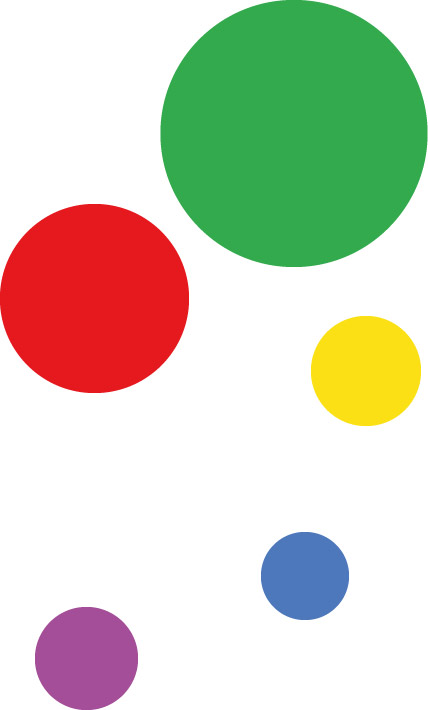
//> input picture OpencvLibro/hsvcolordetection/circulos.jpg, 428 x 710 px
$ ./main   (built with g++ and OpenCV 4)
//> lines starting //> are read from the running program, lines starting //| are printed output that depends on the picture; after the words box and inside, x2 and y2 are one past the last pixel; in counts of white or black regions, pixels touching at a corner belong together
//> further down, imagen is the input picture: 710 rows x 428 cols, CV_8UC3; mean B, G, R 189.8, 209.3, 208.7
#include <opencv2/highgui/highgui.hpp>
#include <opencv2/imgproc/imgproc.hpp>
#include <cstdio>
#include <opencv2/opencv.hpp>
using namespace cv;
using namespace std;

void detectHScolor(const Mat &image, double miniHue, double maxHue, double minSat, double maxSat, Mat & mask) {
//> called with miniHue = 0, maxHue = 75, minSat = 25, maxSat = 255
	//Convierte de BGR a HSV
	Mat hsv;
	cvtColor(image, hsv, CV_BGR2HSV);
//> hsv: 710 rows x 428 cols, CV_8UC3; mean H, S, V 38.7, 68.3, 233
	//Dividiendo en los canales, Matiz, Saturacion, Valor
	vector<Mat> channels;
	split(hsv, channels);
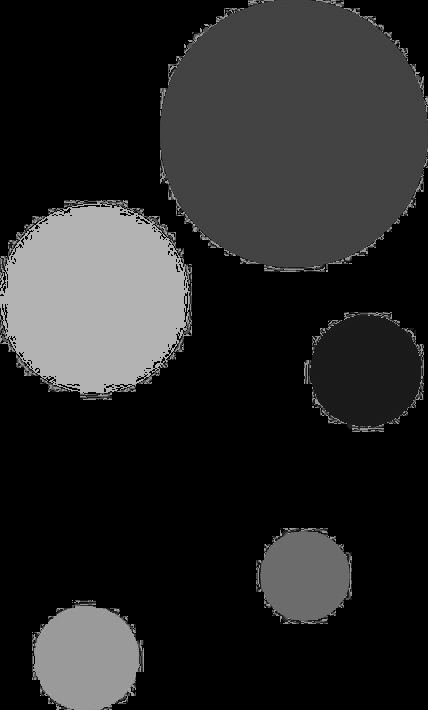
//> channels[0]: 710 rows x 428 cols, CV_8UC1; min 0, max 179, mean 38.7
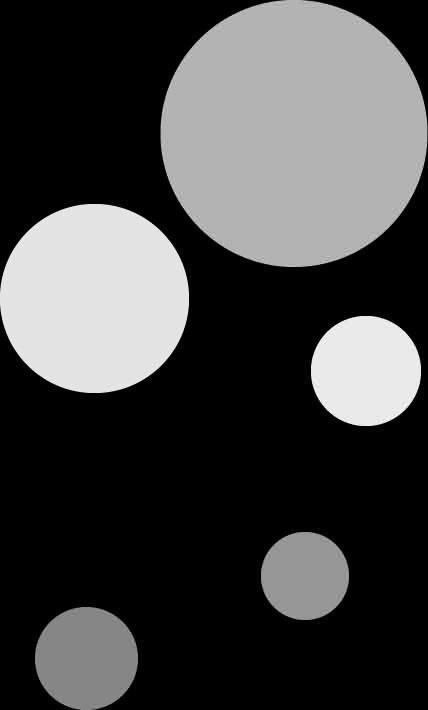
//> channels[1]: 710 rows x 428 cols, CV_8UC1; min 0, max 255, mean 68.3
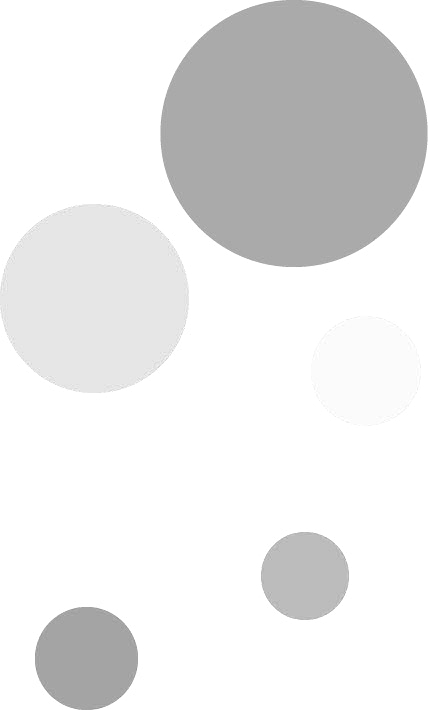
//> channels[2]: 710 rows x 428 cols, CV_8UC1; min 139, max 255, mean 233
	//Mascara de Matiz
	Mat mask1;
	threshold(channels[0], mask1, maxHue, 255, CV_THRESH_BINARY_INV);
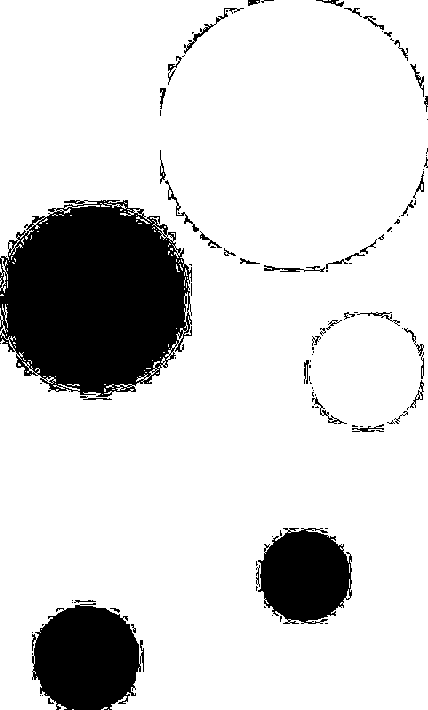
//> mask1: 710 rows x 428 cols, CV_8UC1; 84.3% white; 109 black regions (67 under 20 px), largest, box (x1, y1, x2, y2) and area: (0, 200, 192, 397) 28754, (32, 603, 144, 710) 9182, (258, 528, 352, 624) 6834
	Mat mask2;
	threshold(channels[0], mask2, miniHue, 255, CV_THRESH_BINARY);
//> mask2: 710 rows x 428 cols, CV_8UC1; 38.9% white; 10 white regions (5 under 20 px), largest, box (x1, y1, x2, y2) and area: (160, 0, 428, 272) 59500, (0, 200, 192, 400) 30093, (304, 312, 424, 432) 11330, (32, 600, 144, 710) 9737, (256, 528, 352, 624) 7463
	Mat hueMask;
	if (miniHue < maxHue)
		hueMask = mask1 & mask2;
//> hueMask: 710 rows x 428 cols, CV_8UC1; 23.2% white; 384 white regions (350 under 20 px), largest, box (x1, y1, x2, y2) and area: (160, 0, 428, 270) 57278, (308, 312, 424, 429) 10284, (187, 273, 192, 320) 85
	else
		hueMask = mask1 | mask2;
	//Mascara de saturacion
	threshold(channels[1], mask1, maxSat, 255, THRESH_BINARY_INV);
//> mask1: 710 rows x 428 cols, CV_8UC1; 15.7% of pixels changed, all inside (x1, y1, x2, y2) = (0, 0, 428, 710)
	threshold(channels[1], mask2, minSat, 255, THRESH_BINARY);
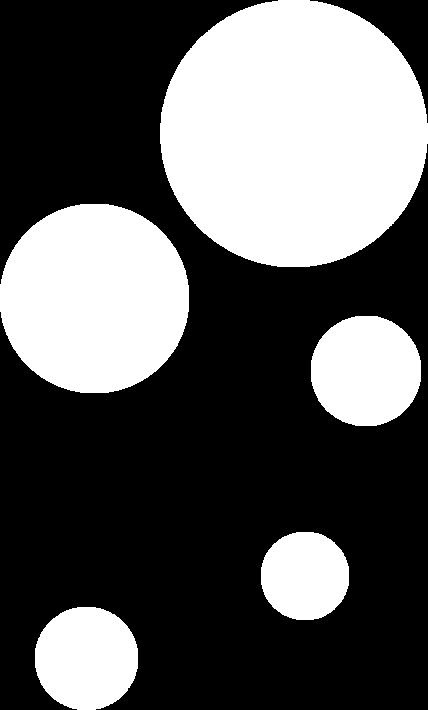
//> mask2: 710 rows x 428 cols, CV_8UC1; 35.9% white; 5 white regions, box (x1, y1, x2, y2) and area: (160, 0, 428, 267) 56459, (0, 204, 189, 393) 28389, (311, 316, 421, 426) 9689, (35, 607, 138, 710) 8481, (261, 532, 349, 620) 6219
	Mat satMask;
	satMask = mask1 & mask2;
	mask = hueMask&satMask;
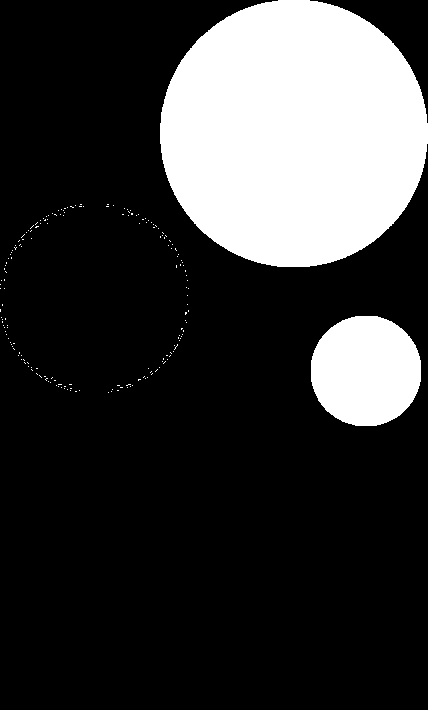
//> mask: 710 rows x 428 cols, CV_8UC1; 21.9% white; 189 white regions (187 under 20 px), largest, box (x1, y1, x2, y2) and area: (160, 0, 428, 267) 56458, (311, 316, 421, 426) 9689
}
int main(){
	char Nombre[] = "circulos.jpg";
	Mat imagen = imread(Nombre);
	if (imagen.empty()) {
		cout << "Error al cargar la imagen"<<endl;
		return -1;
	}
	namedWindow("Sophie", WINDOW_AUTOSIZE);
	imshow("Sophie", imagen);
	Mat mask;
	detectHScolor(imagen, 0, 75, 25, 255, mask);
	Mat detected(imagen.size(), CV_8UC3, Scalar(0,0,0));
	imagen.copyTo(detected, mask);
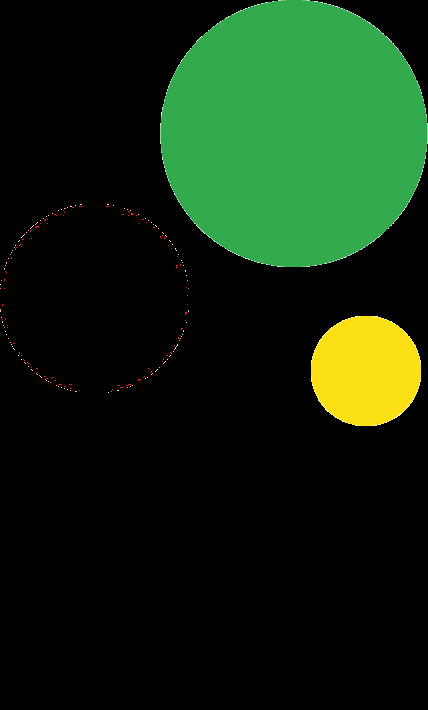
//> detected: 710 rows x 428 cols, CV_8UC3; mean B, G, R 15.6, 38.9, 17.9
	namedWindow("Sophied", WINDOW_AUTOSIZE);
	imshow("Sophied", detected);


	waitKey(0);


	return 0;
}

$ run again, with OpencvLibro/hsvcolordetection/manzana.jpg copied over OpencvLibro/hsvcolordetection/circulos.jpg
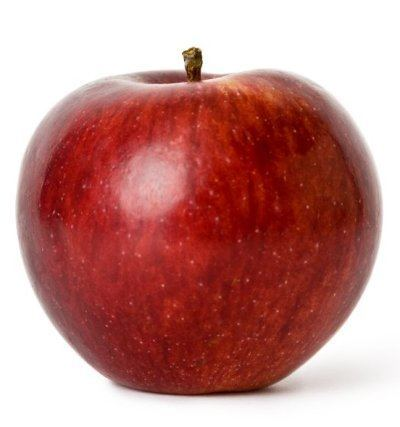
//> input picture OpencvLibro/hsvcolordetection/manzana.jpg, 400 x 427 px
//> imagen is the input picture: 427 rows x 400 cols, CV_8UC3; mean B, G, R 133.3, 137, 192.7
//> hsv: 427 rows x 400 cols, CV_8UC3; mean H, S, V 18.1, 106, 192.8
//> in detectHScolor, `threshold(channels[0], mask1, maxHue, 255, CV_THRESH_BINARY_INV);`:
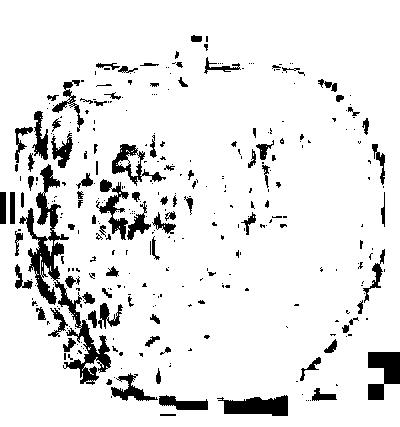
//> mask1: 427 rows x 400 cols, CV_8UC1; 90.4% white; 340 black regions (243 under 20 px), largest, box (x1, y1, x2, y2) and area: (19, 164, 111, 385) 3546, (368, 352, 400, 400) 1024, (217, 395, 288, 416) 1018
//> hueMask: 427 rows x 400 cols, CV_8UC1; 45.5% white; 187 white regions (140 under 20 px), largest, box (x1, y1, x2, y2) and area: (70, 38, 384, 416) 69186, (15, 95, 76, 334) 2873, (46, 186, 107, 279) 1564
//> mask: 427 rows x 400 cols, CV_8UC1; 40.4% white; 162 white regions (123 under 20 px), largest, box (x1, y1, x2, y2) and area: (74, 46, 381, 399) 62301, (46, 186, 107, 279) 1564, (17, 106, 76, 223) 1233
//> `imagen.copyTo(detected, mask);`:
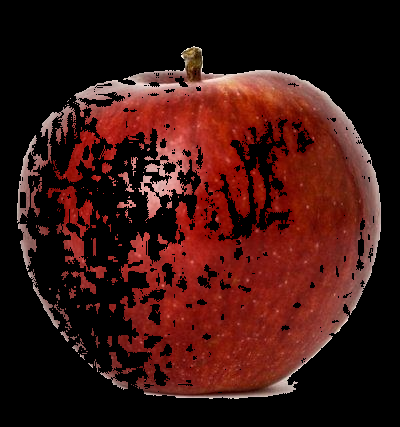
//> detected: 427 rows x 400 cols, CV_8UC3; mean B, G, R 17.2, 21, 59.2
